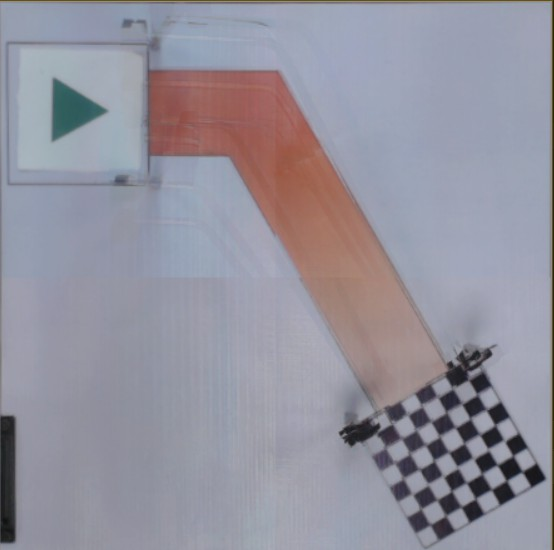
#> input picture Old_Version/Image/Moduel_image/messageImage_1604660857654.jpg, 554 x 550 px, found by its file name
$ python taskbar.py
#> lines starting #> are read from the running program, lines starting #| are printed output that depends on the picture; after the words box and inside, x2 and y2 are one past the last pixel; in counts of white or black regions, pixels touching at a corner belong together
import cv2
import numpy as np
import json

image = cv2.imread(r'C:\Users\aminb\Desktop\FIBO\Image\Moduel_image\messageImage_1604660857654.jpg')
#> image is the input picture: shape (550, 554, 3); mean B, G, R 158.1, 146.3, 148.2
# [6 lines of commented-out code are left out]

image_gray = cv2.cvtColor(image, cv2.COLOR_BGR2GRAY)
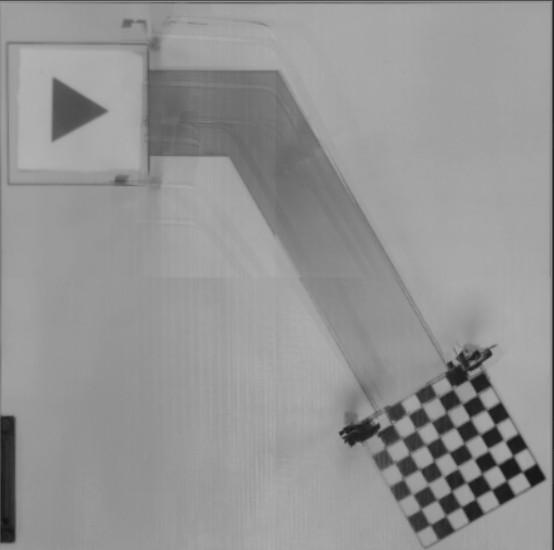
#> image_gray: shape (550, 554); min 15, max 179, mean 148.2

resolution_X = image.shape[0]
#> resolution_X = 550
resolution_Y = image.shape[1]
#> resolution_Y = 554

def update(x):
    pass

def add_point_to_list(hie):
    global list_contours_symbol, list_contours_box_symbol, list_contours_path
    for i in hie:  #ADD list_contours
        Parent_check = (i[3] == 0) # check in case
        Child_check_symbol = (i[2] != -1) # Symbol
        Child_check_path = (i[2] == -1) # PATH
        if Parent_check:
            if Child_check_symbol:
                list_contours_box_symbol.append(hie.index(i))
            if Child_check_path:
                list_contours_path.append(hie.index(i))


cv2.namedWindow("image_blur")
Kernel_blur = 1
cv2.createTrackbar("Kernel_blur","image_blur",3,7,update)

cv2.namedWindow("image_edge")
Canny_Thres_1 = 40
cv2.createTrackbar("Canny_Thres_1","image_edge",Canny_Thres_1,255,update)
Canny_Thres_2 = 100
cv2.createTrackbar("Canny_Thres_2","image_edge",Canny_Thres_2,255,update)

cv2.namedWindow("image_morp")
Kernel_morp = 1
cv2.createTrackbar("Kernel_morp","image_morp",Kernel_morp,7,update)
Mode_morp = 1
cv2.createTrackbar("Mode_morp","image_morp",Mode_morp,3,update)
iterations = 1
cv2.createTrackbar("iterations","image_morp",iterations,4,update)

cv2.namedWindow("image_contour")
contour_use = []
maxArea = int(resolution_X*resolution_Y/50)
#> maxArea = 6094
minArea = 0
cv2.createTrackbar("maxArea","image_contour",6045,20000,update)
cv2.createTrackbar("minArea","image_contour",3325,20000,update)

list_all_point_path = []
list_contours_symbol = []
list_contours_box_symbol = []
list_contours_path = []
list_point_connected = []

while(1):
    image_blur = cv2.GaussianBlur(image_gray , (Kernel_blur,Kernel_blur), 0)
    cv2.imshow("image_blur",image_blur)

    image_edge = cv2.Canny(image_blur,Canny_Thres_1,Canny_Thres_2)
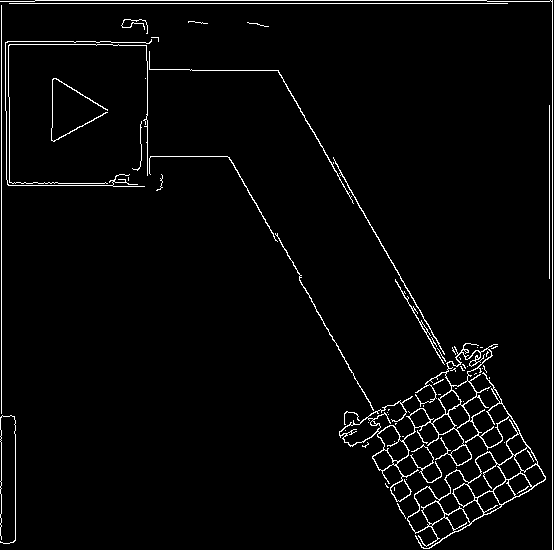
#> image_edge: shape (550, 554); 3% white in thin lines or dots
    cv2.imshow("image_edge",image_edge)
    Kernel_morp_use = cv2.getStructuringElement(cv2.MORPH_CROSS, (Kernel_morp,Kernel_morp))
    # Kernel_morp_use  = cv2.GaussianBlur(image_gray , (Kernel_morp,Kernel_morp), 0)
    image_morp = cv2.dilate(image_edge,Kernel_morp_use,iterations = iterations)
    if Mode_morp == 1:
        image_morp = cv2.morphologyEx(image_morp, cv2.MORPH_CLOSE, Kernel_morp_use)
    elif Mode_morp == 2:
        image_morp = cv2.morphologyEx(image_morp, cv2.MORPH_CROSS, Kernel_morp_use)
    elif Mode_morp == 3:
        image_morp = cv2.morphologyEx(image_morp, cv2.MORPH_OPEN, Kernel_morp_use)
    cv2.imshow("image_morp",image_morp)

    contours, hierarchy = cv2.findContours(image_morp , cv2.RETR_TREE, cv2.CHAIN_APPROX_NONE)
#> contours = 98 contours, 64 with area under 20; largest, box (x1, y1, x2, y2) and area: (339, 343, 546, 549) 10435, (467, 452, 506, 498) 888, (438, 470, 484, 524) 825, (445, 348, 492, 387) 733, (377, 425, 409, 462) 595
    for i in range(0, len(contours)):
        area = int(cv2.contourArea(contours[i]))
        if area >= minArea:
            if area <= maxArea*100:
                contour_use.append(i)
#> this loop made 98 passes
#> area on passes 6, 31, 33, 34, 36, 37, 38, 39, 40, 42, 43, 45: 45, 10435, 326, 315, 334, 580, 296, 297, 331, 825, 292, 305
#> after the loop, contour_use = 98 values from 0 to 97
    black_image = np.zeros((resolution_X, resolution_Y, 1), np.uint8)

    for i in contour_use:
        cv2.drawContours(black_image,contours,i,(255,255,255))
#> this loop made 98 passes
    black_image = cv2.dilate(black_image,Kernel_morp_use,iterations = iterations)
    cv2.imshow("image_contour",black_image)

    contour1, hie = cv2.findContours(black_image , cv2.RETR_TREE, cv2.CHAIN_APPROX_NONE)
#> contour1 has the same summary as contours; hie = 98 rows, first 6: [1, -1, -1, -1], [2, 0, -1, -1], [3, 1, -1, -1], [4, 2, -1, -1], [5, 3, -1, -1], [6, 4, -1, -1]
    black_image1 = np.zeros((resolution_X, resolution_Y, 1), np.uint8)
    cv2.drawContours(black_image1,contour1,-1,(255,255,255))
    blacked = np.zeros((resolution_X, resolution_Y, 1), np.uint8)
    filled_contour = cv2.fillPoly(blacked, [contour1[1]], color=(255,255,255))
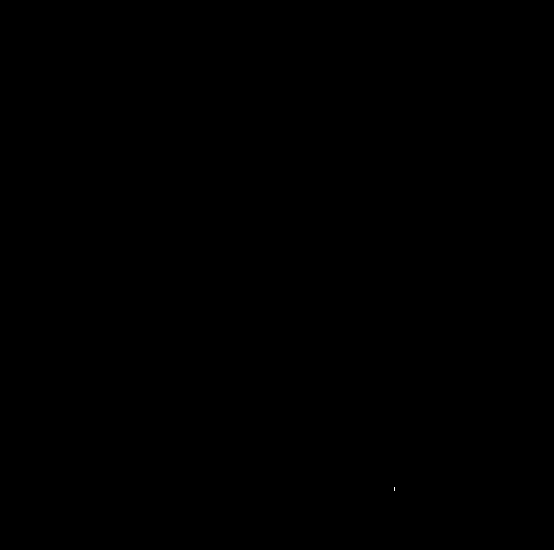
#> filled_contour: shape (550, 554, 1); 0% white in thin lines or dots, all inside (x1, y1, x2, y2) = (394, 487, 395, 491)
    _,filled_path_binary = cv2.threshold(filled_contour,0,255,cv2.THRESH_BINARY+cv2.THRESH_OTSU)
    thin_image = cv2.ximgproc.thinning(filled_path_binary,thinningType=cv2.ximgproc.THINNING_ZHANGSUEN)
    cv2.imshow("thin_image",thin_image)
    # black_image1 = cv2.dilate(black_image1,Kernel_morp_use,iterations = iterations)
    cv2.imshow("image_Kuy",black_image1)
    # print(hie)
    add_point_to_list(hie.tolist()[0])
#> the loop in add_point_to_list, `for i in hie:` made 98 passes
#> (i, Child_check_symbol, Child_check_path) on passes 1 to 12: ([1, -1, -1, -1], False, True), ([2, 0, -1, -1], False, True), ([3, 1, -1, -1], False, True), ([4, 2, -1, -1], False, True), ([5, 3, -1, -1], False, True), ([6, 4, -1, -1], False, True), ([7, 5, -1, -1], False, True), ([8, 6, -1, -1], False, True), ([9, 7, -1, -1], False, True), ([10, 8, -1, -1], False, True), ([11, 9, -1, -1], False, True), ([12, 10, -1, -1], False, True)
#> after the loop in add_point_to_list, `for i in hie:`: list_contours_box_symbol = []
    # print(list_contours_box_symbol)
    # print("Kuy")
    print(len(contour1))
#| 98

    contour_use = []
    list_contours_path = []
    list_contours_box_symbol = []
    k = cv2.waitKey(1) & 0xFF
#> (key Esc is pressed here)
    if k == 27:
        break
    Kernel_blur = ((cv2.getTrackbarPos("Kernel_blur","image_blur")+1)*2)-1

    Canny_Thres_1 = cv2.getTrackbarPos("Canny_Thres_1","image_edge")
    Canny_Thres_2 = cv2.getTrackbarPos("Canny_Thres_2","image_edge")

    Kernel_morp = ((cv2.getTrackbarPos("Kernel_morp","image_morp")+1)*2)-1
    Mode_morp = cv2.getTrackbarPos("Mode_morp","image_morp")
    iterations = cv2.getTrackbarPos("iterations","image_morp")

    minArea = cv2.getTrackbarPos("minArea","image_contour")
    maxArea = cv2.getTrackbarPos("maxArea","image_contour")

    data = {}
    data['Parameter'] = []
    data['Parameter'].append({
        'Kernel_blur': (int(((Kernel_blur+1)/2)-1)),
        'Canny_Thres_1': Canny_Thres_1,
        'Canny_Thres_2': Canny_Thres_2,
        'Kernel_morp': (int(((Kernel_morp+1)/2)-1)),
        'Mode_morp': Mode_morp,
        'iterations': iterations,
        'minArea:' : minArea,
        'maxArea': int(maxArea/100)
    })


    # data['blur'].append({
    #     'name': 'Larry',
    #     'website': 'google.com',
    #     'from': 'Michigan'
    # })
    # data['blur'].append({
    #     'name': 'Tim',
    #     'website': 'apple.com',
    #     'from': 'Alabama'
    # })

with open(r'C:\Users\aminb\Desktop\FIBO\Image\Moduel_image\parameter.json', 'w') as outfile:
#> (the run stopped early here; a loop or call above may not have finished)

$ run again, with Old_Version/Image/Moduel_image/example.jpg copied over Old_Version/Image/Moduel_image/messageImage_1604660857654.jpg
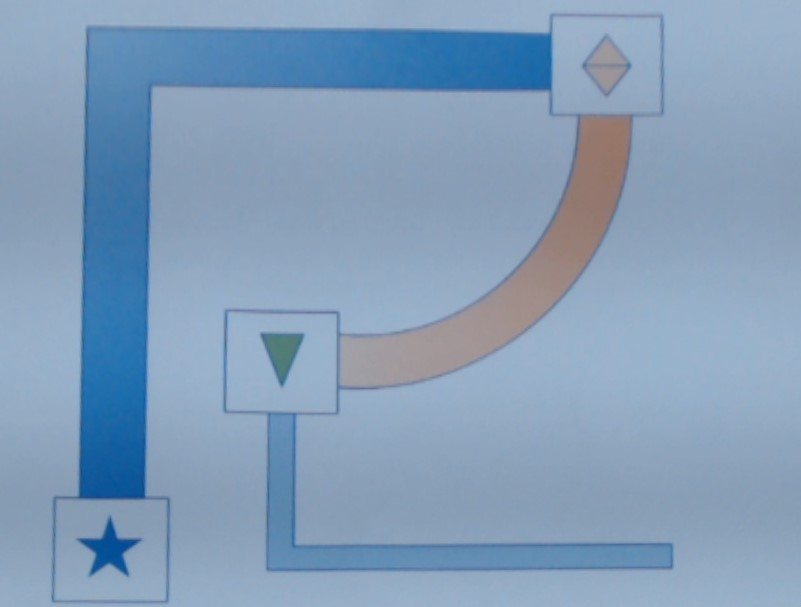
#> input picture Old_Version/Image/Moduel_image/example.jpg, 801 x 607 px, found by its file name
#> image is the input picture: shape (607, 801, 3); mean B, G, R 185.4, 158, 132.1
#> `image_gray = cv2.cvtColor(image, cv2.COLOR_BGR2GRAY)`:
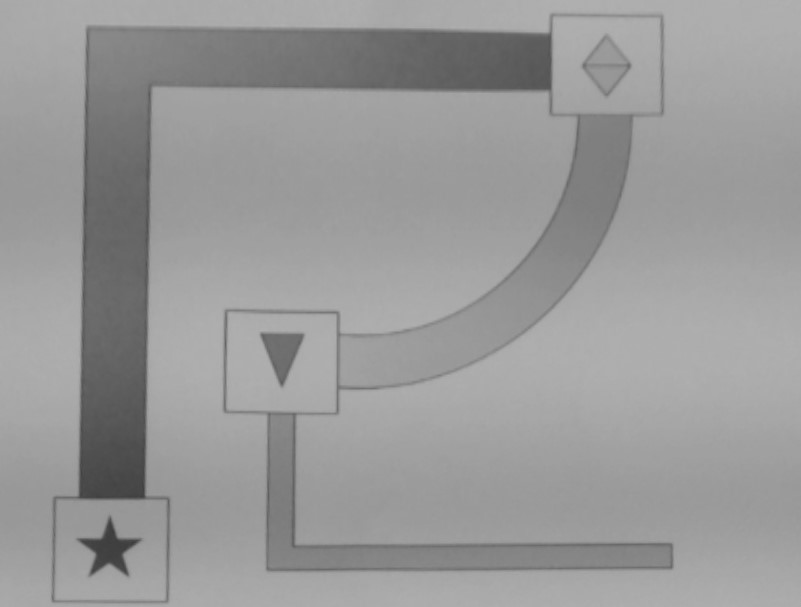
#> image_gray: shape (607, 801); min 60, max 177, mean 153.4
#> `image_edge = cv2.Canny(image_blur,Canny_Thres_1,Canny_Thres_2)`:
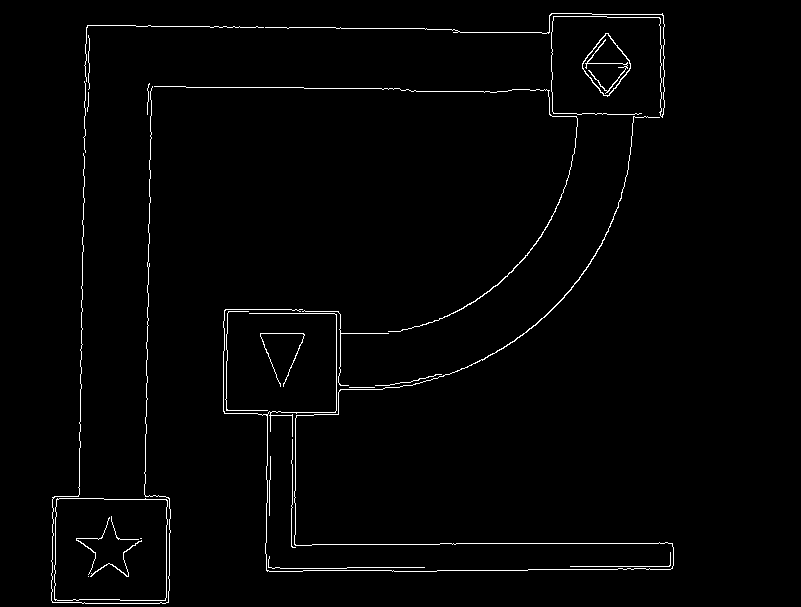
#> image_edge: shape (607, 801); 1.6% white in thin lines or dots, all inside (x1, y1, x2, y2) = (51, 13, 674, 604)
#> contours = 28 contours, 20 with area under 20; largest, box (x1, y1, x2, y2) and area: (54, 498, 168, 601) 11239, (54, 498, 168, 601) 11233, (582, 33, 631, 97) 1744, (582, 33, 631, 96) 1661, (223, 116, 674, 572) 138, (154, 86, 578, 332) 94, (585, 39, 628, 94) 50, (90, 540, 142, 577) 36
#> the loop `for i in range(0, len(contours)):` made 28 passes
#> area on passes 3, 4, 6, 17, 19, 24, 25, 26: 11239, 11233, 35, 138, 94, 1744, 1661, 50
#> after the loop `for i in range(0, len(contours)):`: contour_use = 28 values from 0 to 27
#> the loop `for i in contour_use:` made 28 passes
#> contour1 = 29 contours, 21 with area under 20; largest, box (x1, y1, x2, y2) and area: (54, 498, 168, 601) 11239, (54, 498, 168, 601) 11233, (582, 33, 631, 97) 1744, (582, 33, 631, 96) 1661, (223, 116, 674, 572) 138, (154, 86, 578, 332) 94, (585, 39, 628, 94) 50, (90, 540, 142, 577) 36; hie = 29 rows, first 6: [1, -1, -1, -1], [2, 0, -1, -1], [9, 1, 3, -1], [-1, -1, 4, 2], [5, -1, -1, 3], [6, 4, -1, 3]
#> filled_contour: shape (607, 801, 1); 0.02% white in thin lines or dots, all inside (x1, y1, x2, y2) = (570, 552, 671, 567)
#> the loop in add_point_to_list, `for i in hie:` made 29 passes
#> after the loop in add_point_to_list, `for i in hie:`: list_contours_box_symbol = []
#| 29
